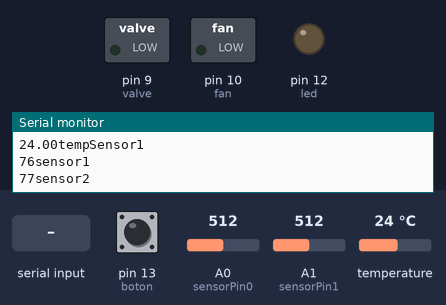
The sketch below on a simulated Arduino Uno, built with avr-gcc and run on an emulated ATmega328P. On the bench: switched loads named in the sketch (green lamp = pin HIGH), output pins drawn as LEDs (lit = HIGH), the last lines printed to the serial monitor. The test bench sets the inputs (shaded band); at power-on: pin 13 (boton) LOW, A0 (sensorPin0) = 512, A1 (sensorPin1) = 512, temperature 24 °C.

Above: at 1.2 s.
1.3 s: "fanOn" received over Serial
At 3.5 s:
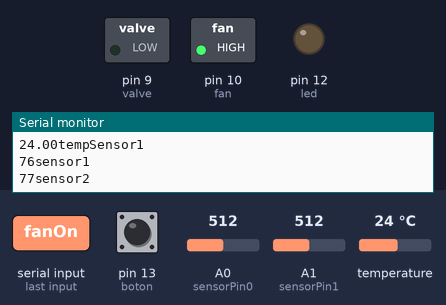
4.0 s: pin 13 (boton) pulled HIGH for 0.15 s
At 4.5 s:
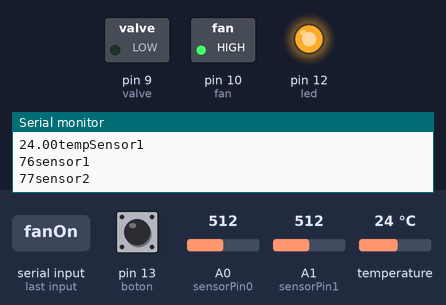
6.3 s: "valveOn" received over Serial
At 8.2 s:
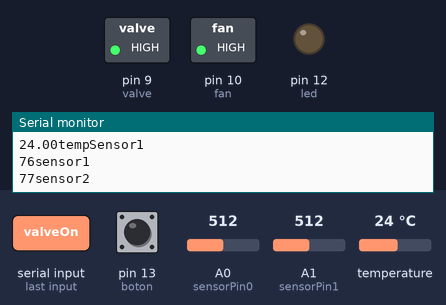
8.8 s: pin 13 (boton) pulled HIGH for 1 s
At 9.3 s:
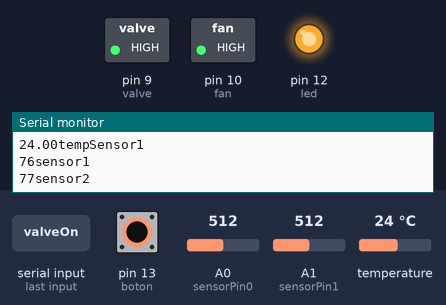
11.9 s: "fanOff" received over Serial
At 14.1 s:
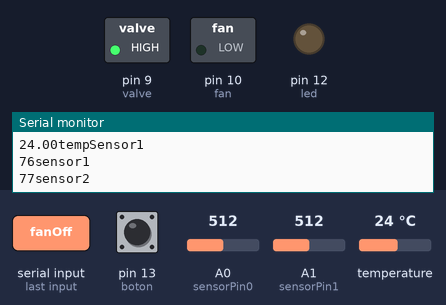
14.4 s: pin 13 (boton) pulled HIGH for 0.15 s
At 15.1 s:
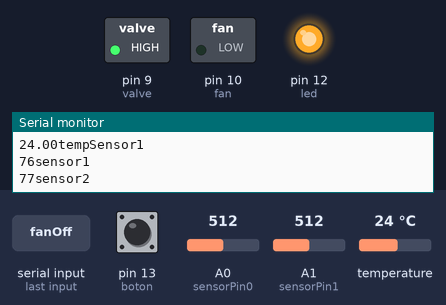
Timing chart, 0 to 17.4 s (numbered marks = the images above; inputs shaded):
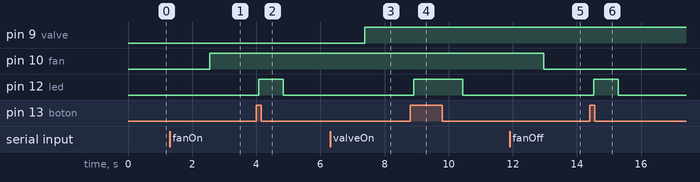

The sketch:

arduino-lombricompost.ino
```cpp
#include <OneWire.h>
#include <DallasTemperature.h>

#define BAUDRATE 9600
const int tempSensor = 11;
int sensorPin0 = A0;
int sensorPin1 = A1;
int boton = 13;
int led = 12;
int val;
int fan = 10;
int valve = 9;
int humiditySensor = 8;
String data;
bool valveIsOn = false;
bool fanIsOn = false;
OneWire oneWireInstance(tempSensor);
DallasTemperature DS18B20sensor(&oneWireInstance);

void setup()
{
  pinMode(led, OUTPUT);
  pinMode(boton, INPUT);
  pinMode(fan,OUTPUT);
  pinMode(valve,OUTPUT);
  pinMode(humiditySensor,OUTPUT);
  Serial.begin(BAUDRATE);
  // 1-wire bus begin
  DS18B20sensor.begin();
}

void loop()
{
  if(Serial.available()>0){
    data = Serial.readString();
    temperatureControl(data);
    valveControl(data);
    humiditySensorControl(data);
  }

  val = digitalRead(boton);
  if (val == HIGH)
  {
    digitalWrite(led, HIGH);
  }
  else
  {
    digitalWrite(led, LOW);
  }

  sensorReading(sensorPin0,356,1006,"sensor1");
  sensorReading(sensorPin1,354,1021,"sensor2");
  //retrieves temperatures from sensor
  DS18B20sensor.requestTemperatures();
  tempSensorC(0,"tempSensor1");

}

void temperatureControl(String data){
  //fan control from serial communication
  if(data == "fanOn"){
    fanIsOn = true;
    digitalWrite(fan,HIGH);
  }
  if(data == "fanOff"){
    fanIsOn = false;
    digitalWrite(fan,LOW);
  }

  //fan control based on temperature
  if(fanIsOn == false){
    int temperature = round(DS18B20sensor.getTempCByIndex(0));
    if(temperature > 30){
      digitalWrite(fan,HIGH);
    }else{
      digitalWrite(fan,LOW);
    }
  }
}

void tempSensorC(int sensorId,String text){
  float temperature = DS18B20sensor.getTempCByIndex(sensorId);
  String msg = ""+String(temperature,2)+text;
  Serial.println(msg);
}

void sensorReading(int sensor,int min, int max, String texto){
  int val = analogRead(sensor);
  if(val < min){
    val = min;
  }
  if(val > max){
    val = max;
  }
  val = map(val,min,max,100,0);
  String cadena = ""+String(val)+texto;
  Serial.println(cadena);
}

void valveControl(String data){
  // valve control from serial communication
    if(data=="valveOn"){
      valveIsOn = true;
      digitalWrite(valve,HIGH);
    }
    if(data=="valveOff"){
      valveIsOn = false;
      digitalWrite(valve,LOW);
    }
}

void humiditySensorControl(String data){
  // humidity sensor control from serial communication
  if(data=="humiditySensorOn"){
    digitalWrite(humiditySensor,HIGH);
  }
  if(data=="humiditySensorOff"){
    digitalWrite(humiditySensor,LOW);
  }
}
```

Measured:
- after the input at 1.3 s, pin 10 (fan): LOW → HIGH after 1.2 s
- after the input at 4.0 s, pin 12 (led): LOW → HIGH after 0.08 s, → LOW 0.77 s later
- after the input at 6.3 s, pin 9 (valve): LOW → HIGH after 1.1 s
- after the input at 8.8 s, pin 12 (led): LOW → HIGH after 0.11 s, → LOW 1.5 s later
- after the input at 11.9 s, pin 10 (fan): HIGH → LOW after 1.1 s
- after the input at 14.4 s, pin 12 (led): LOW → HIGH after 0.13 s, → LOW 0.77 s later
